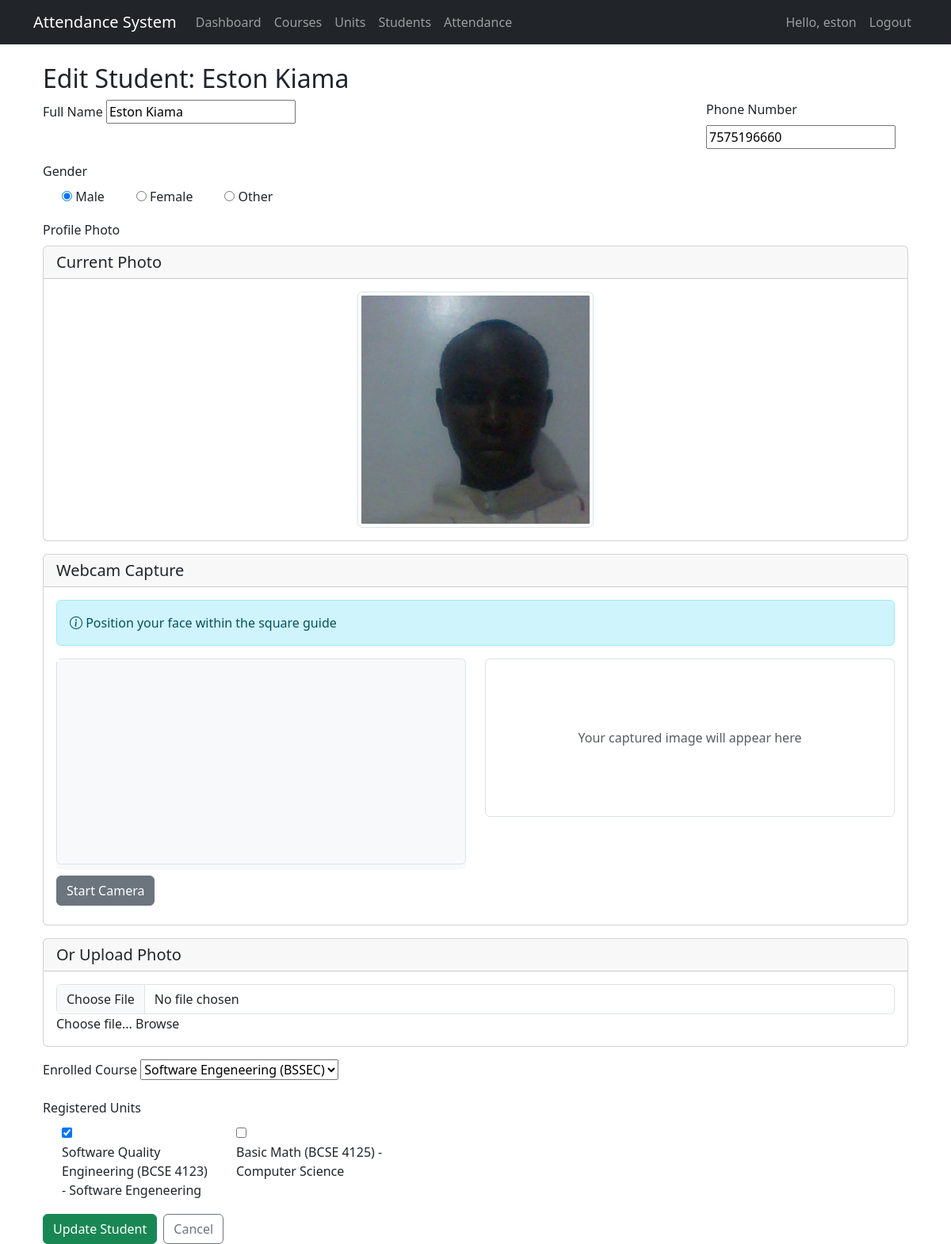
The page /attendance/admin/students/edit/1/ (signed in) on the database its author committed.
### attendance_app/models.py (models this page shows, shortened)
class Student(models.Model):
    GENDER_CHOICES = [
        ('M', 'Male'),
        ('F', 'Female'),
        ('O', 'Other'),
    ]
    user = models.OneToOneField(User, on_delete=models.CASCADE)
    admission_number = models.CharField(max_length=20, unique=True)
    full_name = models.CharField(max_length=100)
    photo = models.ImageField(upload_to=student_image_path, blank=True, null=True)
    course = models.ForeignKey(Course, on_delete=models.SET_NULL, null=True)
    registered_units = models.ManyToManyField(Unit, related_name='students')
    gender = models.CharField(max_length=1, choices=GENDER_CHOICES, blank=True, null=True)
    phone_number = models.CharField(max_length=15, blank=True, null=True)
    email = models.EmailField(blank=True, null=True)
    created_at = models.DateTimeField(auto_now_add=True)

### attendance_app/views.py (the view)
# urls.py: path('admin/students/edit/<int:pk>/', views.edit_student, name='edit_student'),
@login_required
@user_passes_test(is_admin)
def edit_student(request, pk):
    student = get_object_or_404(Student, pk=pk)
    if request.method == 'POST':
        form = StudentUpdateForm(request.POST, request.FILES, instance=student)
        if form.is_valid():
            form.save()
            return redirect('student_list')
    else:
        form = StudentUpdateForm(instance=student)
    return render(request, 'attendance_app/admin/edit_student.html', {'form': form, 'student': student})

### attendance_app/models.py (called while the page is built)
    def __str__(self):
        return f"{self.name} ({self.code})"

    def __str__(self):
        return f"{self.name} ({self.code}) - {self.course.name}"

### attendance_app/views.py (called while the page is built)
def is_admin(user):
    return user.is_superuser

### templates/attendance_app/admin/edit_student.html (shortened to what this page needs)
{% extends 'attendance_app/base.html' %}
{% load static %}
{% block content %}
<div class="container mt-4">
    <h2>Edit Student: {{ student.full_name }}</h2>
    <form method="post" enctype="multipart/form-data">
        <div class="row mb-3">
            <div class="col-md-6">
                <label for="{{ form.full_name.id_for_label }}" class="form-label">{{ form.full_name.label }}</label>
                {{ form.full_name }}
            </div>
            <div class="col-md-3">
            </div>
            <div class="col-md-3">
                <label for="{{ form.phone_number.id_for_label }}" class="form-label">{{ form.phone_number.label }}</label>
                {{ form.phone_number }}
            </div>
        </div>
        <div class="mb-3">
            <label class="form-label">{{ form.gender.label }}</label>
            <div class="d-flex gap-3">
                {% for choice in form.gender %}
                    <div class="form-check">
                        {{ choice.tag }}
                        <label class="form-check-label" for="{{ choice.id_for_label }}">
                            {{ choice.choice_label }}
                        </label>
                    </div>
                {% endfor %}
            </div>
        </div>
        <div class="mb-3">
            <label class="form-label">Profile Photo</label>
            {% if student.photo %}
            <div class="mb-3">
                <div class="card">
                    <div class="card-header">
                        <h5 class="mb-0">Current Photo</h5>
                    </div>
                    <div class="card-body text-center">
                        <img src="{{ student.photo.url }}" class="img-thumbnail" style="max-height: 300px;" alt="Current photo">
                    </div>
                </div>
            </div>
            {% endif %}
            <div class="card mb-3">
                <div class="card-header">
                    <h5 class="mb-0">Webcam Capture</h5>
                </div>
                <div class="card-body">
                    <div class="alert alert-info mb-3">
                        <i class="bi bi-info-circle"></i> Position your face within the square guide
                    </div>
                    <div class="row">
                        <div class="col-md-6">
                            <div class="video-container mb-2 position-relative">
                                <video id="webcam" autoplay playsinline class="border rounded"></video>
                                <div class="position-absolute top-0 start-0 w-100 h-100" style="pointer-events: none;">
                                </div>
                            </div>
                            <div class="d-flex gap-2 mt-2">
                                <button type="button" id="start-camera-btn" class="btn btn-secondary">Start Camera</button>
                            </div>
                        </div>
                        <div class="col-md-6">
                            <div class="preview-container">
                                <div id="preview-placeholder" class="text-muted text-center py-5 border rounded">
                                    Your captured image will appear here
                                </div>
                            </div>
                        </div>
                    </div>
                </div>
            </div>
            <div class="card">
                <div class="card-header">
                    <h5 class="mb-0">Or Upload Photo</h5>
                </div>
                <div class="card-body">
                    <div class="custom-file">
                        <input type="file" class="form-control" name="photo" id="id_photo" accept="image/*">
                        <label class="custom-file-label" for="id_photo">
                            Choose file...
                        </label>
                    </div>
                </div>
            </div>
        </div>
        <div class="mb-3">
            <label for="{{ form.course.id_for_label }}" class="form-label">{{ form.course.label }}</label>
            {{ form.course }}
        </div>
        <div class="mb-3">
            <label class="form-label">{{ form.registered_units.label }}</label>
            <div class="units-checkbox-container">
                {% for unit in form.registered_units %}
                    <div class="form-check">
                        {{ unit.tag }}
                        <label class="form-check-label" for="{{ unit.id_for_label }}">
                            {{ unit.choice_label }}
                        </label>
                    </div>
                {% endfor %}
            </div>
        </div>
        <div class="d-flex gap-2">
            <button type="submit" class="btn btn-success">Update Student</button>
            <a href="{% url 'student_list' %}" class="btn btn-outline-secondary">Cancel</a>
        </div>
    </form>
</div>
{% endblock %}

### templates/attendance_app/base.html (shortened to what this page needs)
<!DOCTYPE html>
<html lang="en">
<head>
    <link href="https://cdn.jsdelivr.net/npm/bootstrap@5.3.0/dist/css/bootstrap.min.css" rel="stylesheet">
    <link rel="stylesheet" href="https://cdn.jsdelivr.net/npm/bootstrap-icons@1.10.0/font/bootstrap-icons.css">
<link rel="stylesheet" href="https://cdn.jsdelivr.net/npm/bootstrap-icons@1.10.0/font/bootstrap-icons.css">
</head>
<body>
    <nav class="navbar navbar-expand-lg navbar-dark bg-dark">
        <div class="container">
            <a class="navbar-brand" href="{% url 'home' %}">Attendance System</a>
            <div class="collapse navbar-collapse" id="navbarNav">
                <ul class="navbar-nav me-auto">
                    {% if user.is_authenticated %}
                        {% if user.is_superuser %}
                            <li class="nav-item">
                                <a class="nav-link" href="{% url 'admin_dashboard' %}">Dashboard</a>
                            </li>
                            <li class="nav-item">
                                <a class="nav-link" href="{% url 'course_list' %}">Courses</a>
                            </li>
                            <li class="nav-item">
                                <a class="nav-link" href="{% url 'unit_list' %}">Units</a>
                            </li>
                            <li class="nav-item">
                                <a class="nav-link" href="{% url 'student_list' %}">Students</a>
                            </li>
                            <li class="nav-item">
                                <a class="nav-link" href="{% url 'attendance_records' %}">Attendance</a>
                            </li>
                        {% endif %}
                    {% endif %}
                </ul>
                <ul class="navbar-nav">
                    {% if user.is_authenticated %}
                        <li class="nav-item">
                            <span class="nav-link">Hello, {{ user.username }}</span>
                        </li>
                        <li class="nav-item">
                            <a class="nav-link" href="{% url 'logout' %}">Logout</a>
                        </li>
                    {% else %}
                        <li class="nav-item">
                            <a class="nav-link" href="{% url 'login' %}">Login</a>
                        </li>
                    {% endif %}
                </ul>
            </div>
        </div>
    </nav>
    <div class="container mt-4">
        {% block content %}{% endblock %}
    </div>
</body>
</html>

### templates/attendance_app/admin/edit_student.html (style rules this page uses)
.video-container { position: relative; background: #f8f9fa; border-radius: 0.25rem; overflow: hidden; width: 100%; max-width: 640px; margin: 0 auto; }
#webcam { width: 100%; height: 100%; object-fit: contain; }
#preview-placeholder { min-height: 200px; display: flex; justify-content: center; align-items: center; }
.units-checkbox-container { display: grid; grid-template-columns: repeat(auto-fill, minmax(200px, 1fr)); gap: 0.5rem; }
.custom-file-label::after { content: "Browse"; }

### rows shown on the page
Student: full_name "Eston Kiama", phone_number "7575196660", photo (picture), course "Software Engeneering (BSSEC)"

### other values the page prints
{{ user.username }} "eston"
{{ choice.choice_label }} "Male" "Female" "Other"
{{ unit.choice_label }} "Software Quality Engineering (BCSE 4123) - Software Engeneering" "Basic Math (BCSE 4125) - Computer Science"
